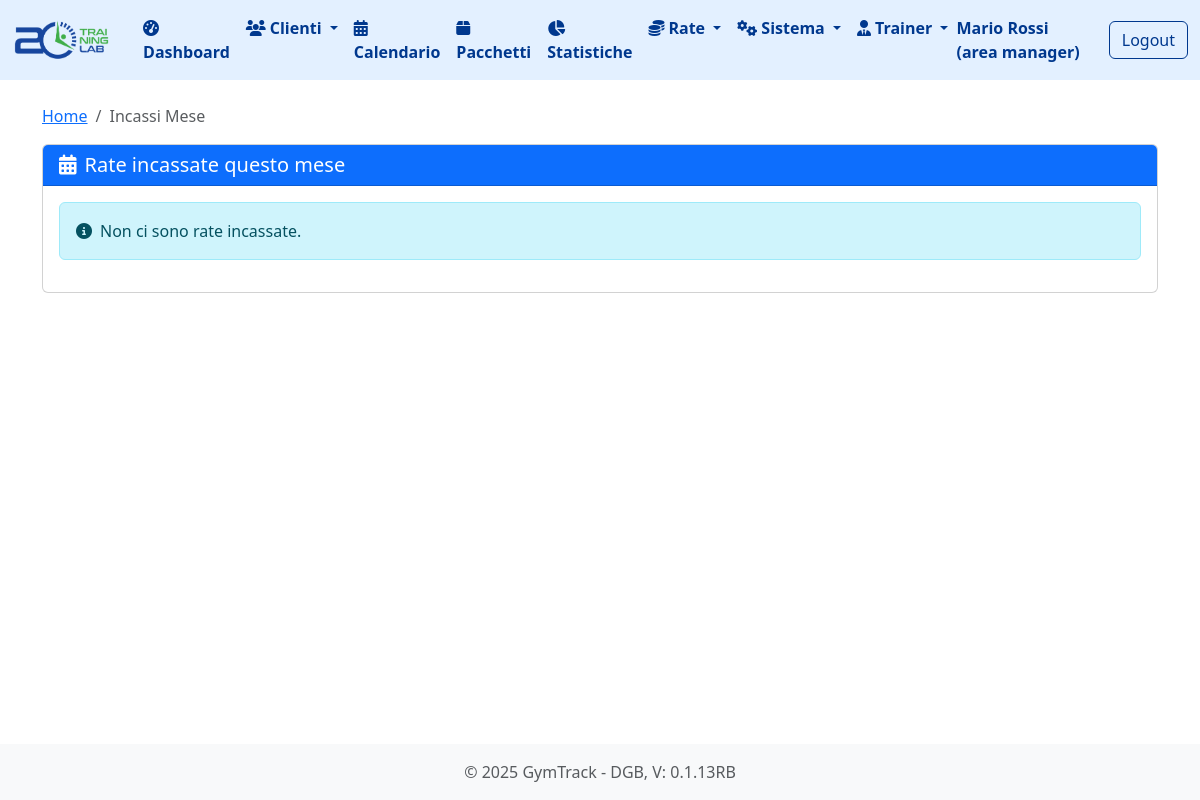
Page /incassi_mese (signed in) on the earlier database version.
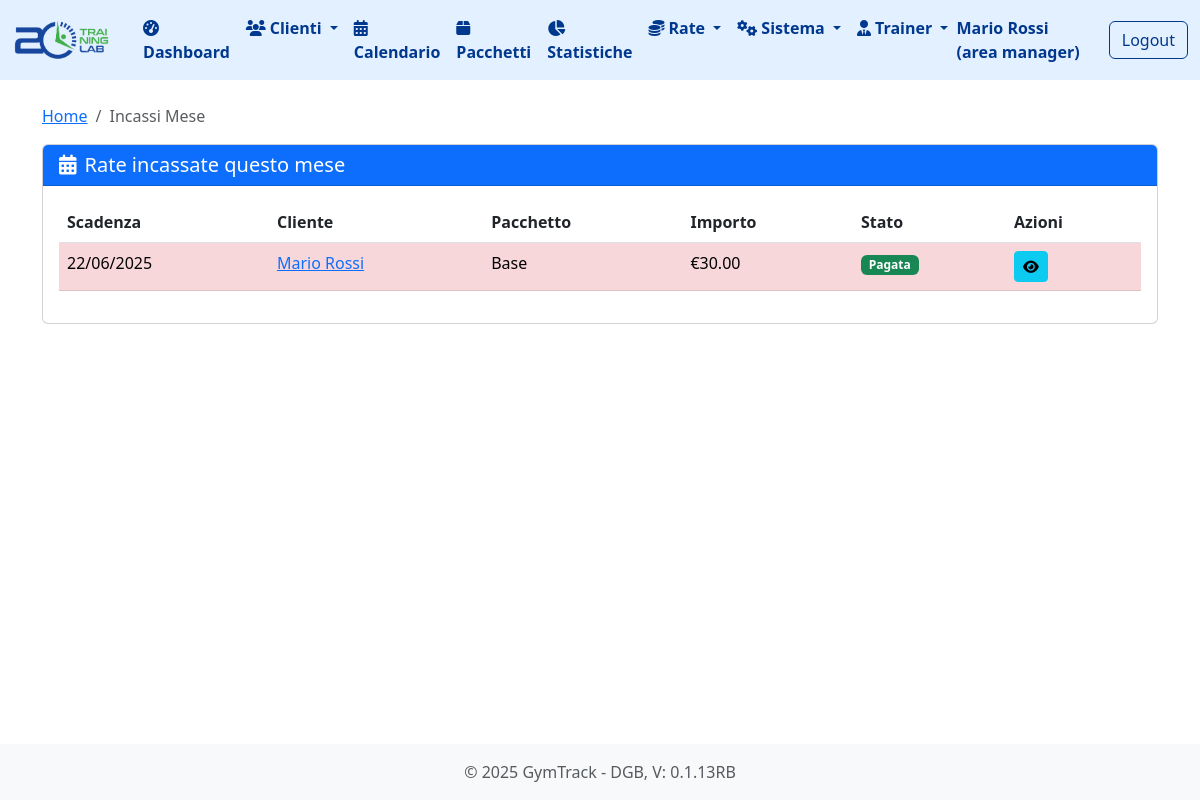
Same page on the later database version.
### tables this page shows
CREATE TABLE "rate" (
                    id INTEGER PRIMARY KEY AUTOINCREMENT,
                    abbonamento_id INTEGER NOT NULL,
                    importo DECIMAL(10,2) NOT NULL,
                    data_scadenza DATE NOT NULL,
                    data_pagamento DATE,
                    pagato BOOLEAN DEFAULT 0,
                    numero_rata INTEGER NOT NULL DEFAULT 1, sede_id INTEGER DEFAULT 1, metodo_pagamento TEXT,
                    FOREIGN KEY (abbonamento_id) REFERENCES abbonamenti (id)
                );

CREATE TABLE pacchetti (
        id INTEGER PRIMARY KEY AUTOINCREMENT,
        nome TEXT NOT NULL,
        descrizione TEXT,
        prezzo REAL NOT NULL,
        numero_lezioni INTEGER NOT NULL,
        durata_giorni INTEGER NOT NULL,
        attivo BOOLEAN NOT NULL DEFAULT 1
    , sede_id INTEGER DEFAULT 1, pagamento_unico BOOLEAN NOT NULL DEFAULT 0, data_scadenza DATE);

### routes/statistiche.py (the view, shortened to what this page needs)
@stats_bp.route('/incassi_mese')
@login_required
def incassi_mese():
    user_role = session.get('user_role')
    user_email = session.get('user_email')
    sede_ids = []
    if user_role == 'sede':
        sede = db.get_sede_by_email(user_email)
        if sede:
            sede_ids.append(sede['id'])
    elif user_role == 'trainer':
        sede = db.get_sede_by_trainer_email(user_email)
        if sede:
            sede_ids.append(sede['id'])
    elif user_role == 'societa':
        societa = db.get_societa_by_email(user_email)
        if societa:
            sedi = db.get_sedi_by_societa(societa['id'])
            sede_ids.extend([sede['id'] for sede in sedi])
    elif user_role == 'area manager':
        societa = db.get_societa_by_area_manager_email(user_email)
        for company in societa:
            sedi = db.get_sedi_by_societa(company['id'])
            sede_ids.extend([sede['id'] for sede in sedi])
    sede_ids = [sede_id for sede_id in sede_ids if sede_id is not None]
    rate = db.get_rate_incassate_mese(sede_ids)
    oggi = date.today()
    return render_template('incassi_mese.html', rate=rate, oggi=oggi)

### app.py (called while the page is built)
@app.before_request
def setup():
    db.init_db()
    db.create_user_tables()
    g.hierarchy = db.build_hierarchy(session.get('user_role'), session.get('user_email'))

@app.template_filter('to_date')
def to_date_filter(date_str):
    if not date_str:
        return None
    return datetime.strptime(date_str, '%Y-%m-%d').date()

@app.template_filter('format_date')
def format_date_filter(date):
    if isinstance(date, str):
        try:
            date = datetime.strptime(date, '%Y-%m-%d')
        except ValueError:
            return date  # Ritorna la stringa originale se non può essere convertita
    try:
        return date.strftime('%d/%m/%Y')
    except AttributeError:
        return date  # Ritorna il valore originale se non può essere formattato

### database.py (called while the page is built, shortened)
def get_db_connection():
    conn = sqlite3.connect(DATABASE_PATH)
    conn.row_factory = sqlite3.Row
    return conn

def init_db():
    if os.path.exists(DATABASE_PATH):
        return

def get_societa_by_area_manager(area_manager_id):
    conn = get_db_connection()
    societa = conn.execute('SELECT * FROM societa WHERE area_manager_id = ?', (area_manager_id,)).fetchall()
    conn.close()
    return societa

### templates/incassi_mese.html (shortened to what this page needs)
{% extends 'base.html' %}
{% block content %}
<nav aria-label="breadcrumb">
        <ol class="breadcrumb">
            <li class="breadcrumb-item"><a href="{{ url_for('index') }}">Home</a></li>
            <li class="breadcrumb-item active">Incassi Mese</a></li>
        </ol>
</nav>
<div class="card">
    <div class="card-header bg-primary text-white">
        <h5 class="card-title mb-0">
            <i class="fas fa-calendar-alt me-2"></i>Rate incassate questo mese
        </h5>
    </div>
    <div class="card-body">
        {% if rate %}
            <div class="table-responsive">
                <table class="table table-hover">
                    <thead>
                        <tr>
                            <th>Scadenza</th>
                            <th>Cliente</th>
                            <th>Pacchetto</th>
                            <th>Importo</th>
                            <th>Stato</th>
                            <th>Azioni</th>
                        </tr>
                    </thead>
                    <tbody>
                        {% for rata in rate %}
                            <tr class="{{ 'table-danger' if rata.data_scadenza|to_date < oggi }}">
                                <td>{{ rata.data_scadenza|format_date }}</td>
                                <td>
                                    <a href="{{ url_for('clienti.dettaglio_cliente', cliente_id=rata.cliente_id) }}">
                                        {{ rata.nome_cliente }}
                                    </a>
                                </td>
                                <td>{{ rata.tipo_pacchetto }}</td>
                                <td>€{{ "%.2f"|format(rata.importo) }}</td>
                                <td>
                                    {%if rata.pagato %}
                                        <span class="badge bg-success">Pagata</span>
                                    {% else %}
                                        {% if rata.data_scadenza|to_date < oggi%}
                                            <span class="badge bg-danger">Scaduta</span>
                                        {% else %}
                                            <span class="badge bg-warning">In Scadenza</span>
                                        {% endif %}
                                    {% endif %}
                                </td>
                                <td>
                                    <a href="{{ url_for('abbonamenti.dettaglio_abbonamento', abbonamento_id=rata.abbonamento_id) }}"
                                       class="btn btn-sm btn-info" title="Dettagli">
                                        <i class="fas fa-eye"></i>
                                    </a>
                                </td>
                            </tr>
                        {% endfor %}
                    </tbody>
                </table>
            </div>
        {% else %}
            <div class="alert alert-info">
                <i class="fas fa-info-circle me-2"></i>Non ci sono rate incassate.
            </div>
        {% endif %}
    </div>
</div>
{% endblock %}

Differences in the rows shown:
added rate: data_scadenza "22/06/2025", nome_cliente "Mario Rossi", tipo_pacchetto "Base", importo "30.00", pagato "Pagata"
Other differences:
text no longer shown: "Non ci sono rate incassate."
text now shown: "Scadenza Cliente Pacchetto Importo Stato Azioni"
